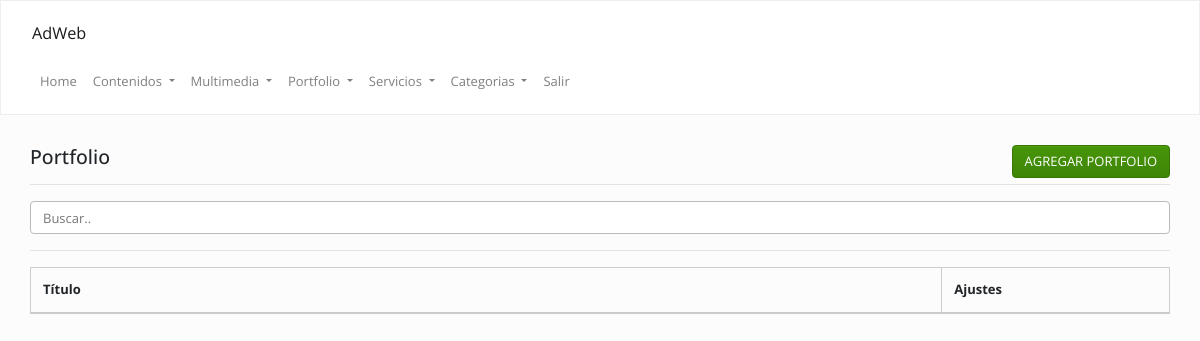
/admin/index.php?op=portfolio&accion=ver (signed in), run on an earlier commit of the app's database.
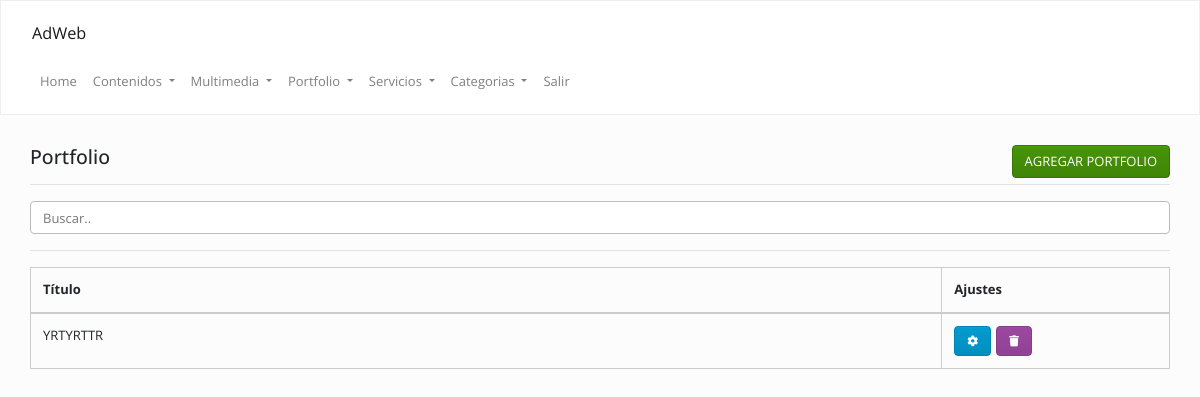
And on a later commit of the database.
### tables this page shows
CREATE TABLE `portfolio` (
  `id` int(11) NOT NULL,
  `cod` varchar(255) DEFAULT NULL,
  `titulo` text,
  `desarrollo` text,
  `categoria` text,
  `keywords` text,
  `description` text,
  `fecha` date DEFAULT NULL
);

### Config/Autoload.php (called while the page is built, shortened)
<?php
class autoload
{
    public static function runAdmin()
    {
        spl_autoload_register(
            function ($clase)
            {
                $ruta = str_replace("\\", "/", $clase) . ".php";
            }
        );
    }
}

### Clases/Conexion.php (called while the page is built, shortened)
<?php namespace Clases;
class Conexion
{
    private $datos = array("host"=> "localhost","user"=> "root","pass"=> "","db"  => "gema_arquitectura");
    private $con;
    public function __construct()
    {
        $this->con = mysqli_connect($this->datos["host"], $this->datos["user"], $this->datos["pass"], $this->datos["db"]);
        mysqli_set_charset($this->con,'utf8');
    }
    public function sqlReturn($query)
    {
        $dato = $this->con->query($query);
        return $dato;
    }
}

### Clases/Portfolio.php (called while the page is built, shortened)
<?php
class Portfolio
{
    private $con;
    public function __construct()
    {
        $this->con = new Conexion();
    }
    function list($filter,$order,$limit) {
        $array = array();
        if (is_array($filter)) {
            $filterSql = "WHERE ";
            $filterSql .= implode(" AND ", $filter);
        } else {
            $filterSql = '';
        }
        if ($order != '') {
            $orderSql = $order;
        } else {
            $orderSql = "id DESC";
        }
        if ($limit != '') {
            $limitSql = "LIMIT " . $limit;
        } else {
            $limitSql = '';
        }
        $sql = "SELECT * FROM `portfolio` $filterSql  ORDER BY $orderSql $limitSql";
        $notas = $this->con->sqlReturn($sql);
        if ($notas) {
            while ($row = mysqli_fetch_assoc($notas)) {
                $array[] = $row;
            }
            return $array ;
        }
    }
}

### admin/inc/portfolio/ver.php (the view, shortened to what this page needs)
<?php
$portfolio = new Clases\Portfolio();
$data = $portfolio->list("", "", "");
?>
<div class="mt-20">
    <div class="col-lg-12 col-md-12">
        <h4>
            Portfolio
            <a class="btn btn-success pull-right" href="<?=URL?>/index.php?op=portfolio&accion=agregar">
                AGREGAR PORTFOLIO
            </a>
        </h4>
        <hr/>
        <input class="form-control" id="myInput" type="text" placeholder="Buscar..">
        <hr/>
        <table class="table  table-bordered  ">
            <thead>
                <th>
                    Título
                </th>
                <th>
                    Ajustes
                </th>
            </thead>
            <tbody>
                <?php
                if (is_array($data)) {
                    for ($i = 0; $i < count($data); $i++) {
                        echo "<tr>";
                        echo "<td>" . strtoupper($data[$i]["titulo"]) . "</td>";
                        echo "<td>";
                        echo '<a class="btn btn-info" data-toggle="tooltip" data-placement="top" title="Modificar" href="' . URL . '/index.php?op=portfolio&accion=modificar&cod=' . $data[$i]["cod"] . '">
                        <i class="fa fa-cog"></i></a>';
                        echo '<a class="btn btn-danger" data-toggle="tooltip" data-placement="top" title="Eliminar" href="' . URL . '/index.php?op=portfolio&accion=ver&borrar=' . $data[$i]["cod"] . '">
                        <i class="fa fa-trash"></i></a>';
                        echo "</td>";
                        echo "</tr>";
                    }
                }
                ?>
            </tbody>
        </table>
    </div>
</div>

What changed in the data, as far as the page shows it:
added portfolio: titulo "YRTYRTTR"
